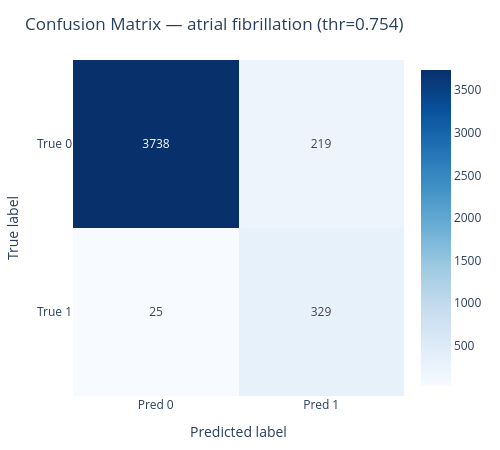

Source (notebook cell):
### Code cell
target = "atrial fibrillation"  # or your exact suffix; use underscores only if your columns have underscores

y_true_all = df_val[f"y_{target}"].astype(int).values
y_prob_all = df_val[f"p_{target}"].astype(float).values

thr = youden_threshold(y_true_all, y_prob_all)  # or set your own clinical threshold
y_pred_all = (y_prob_all >= thr).astype(int)

cm = confusion_matrix(y_true_all, y_pred_all, labels=[0,1])
fig = plotly_confusion_matrix(cm, title=f"Confusion Matrix — {target} (thr={thr:.3f})", normalize=None)  # or 'true' / 'pred' / 'all'
fig.show()

### Figure 1 — Plotly figure (JSON) as saved in the notebook; plotly's stock layout.template omitted (floating-point values rounded to 4 significant figures)
{"data": [{"colorscale": [[0, "rgb(247,251,255)"], [0.125, "rgb(222,235,247)"], [0.25, "rgb(198,219,239)"], [0.375, "rgb(158,202,225)"], [0.5, "rgb(107,174,214)"], [0.625, "rgb(66,146,198)"], [0.75, "rgb(33,113,181)"], [0.875, "rgb(8,81,156)"], [1, "rgb(8,48,107)"]], "hovertemplate": "True %{y} • %{x}<br>Value: %{z:.3f}<extra></extra>", "showscale": true, "text": [["3738", "219"], ["25", "329"]], "texttemplate": "%{text}", "type": "heatmap", "x": ["Pred 0", "Pred 1"], "y": ["True 0", "True 1"], "z": [[3738.0, 219.0], [25.0, 329.0]]}], "layout": {"height": 450, "margin": {"b": 50, "l": 60, "r": 20, "t": 60}, "title": {"text": "Confusion Matrix — atrial fibrillation (thr=0.754)"}, "width": 500, "xaxis": {"title": {"text": "Predicted label"}}, "yaxis": {"autorange": "reversed", "title": {"text": "True label"}}}}
